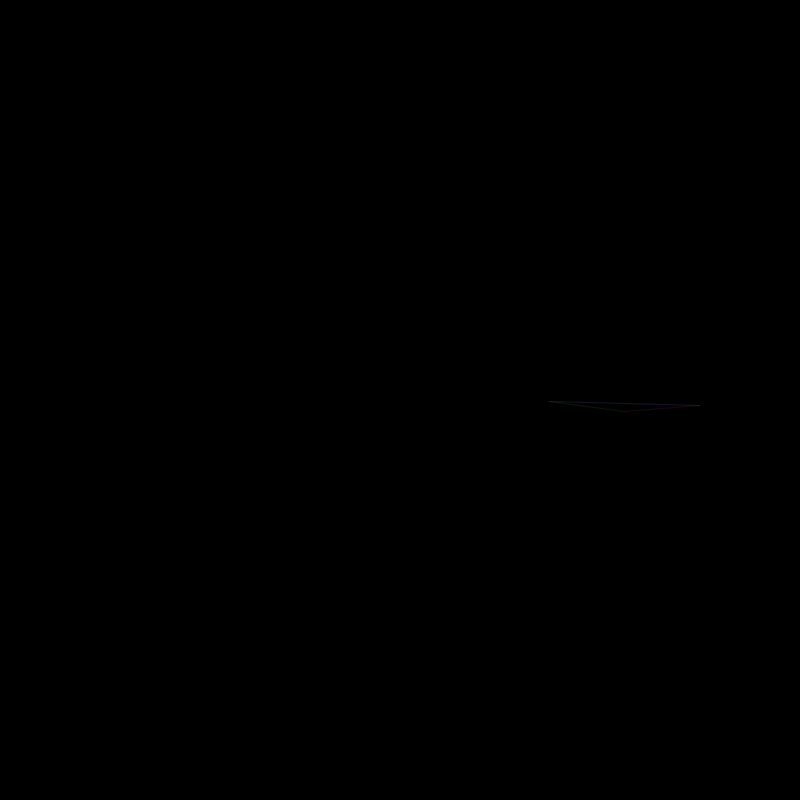
Frame 1 (no input)
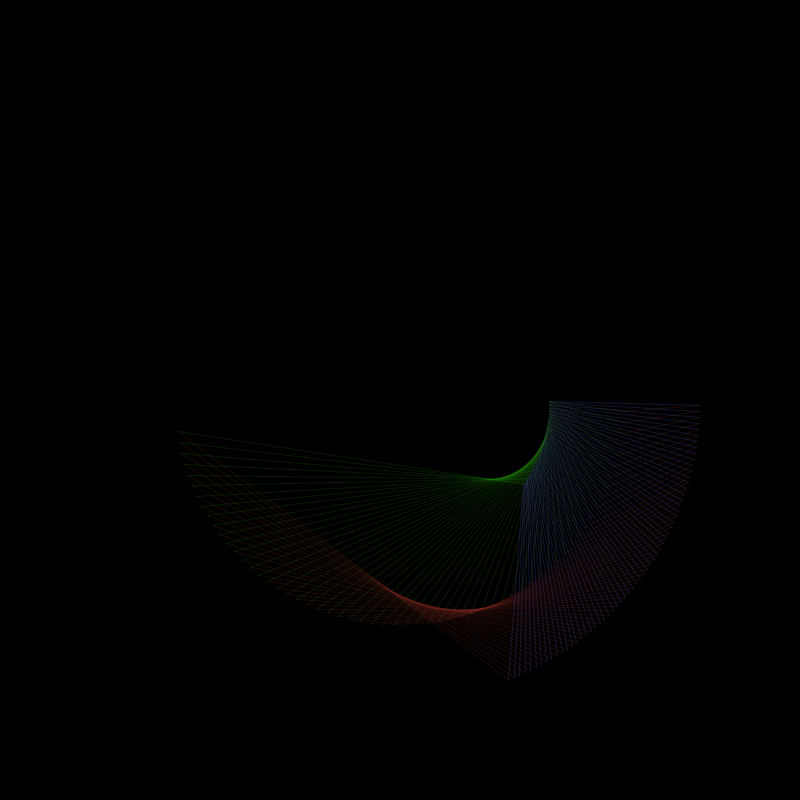
Frame 60 (the mouse pressed at the canvas centre just before this capture)
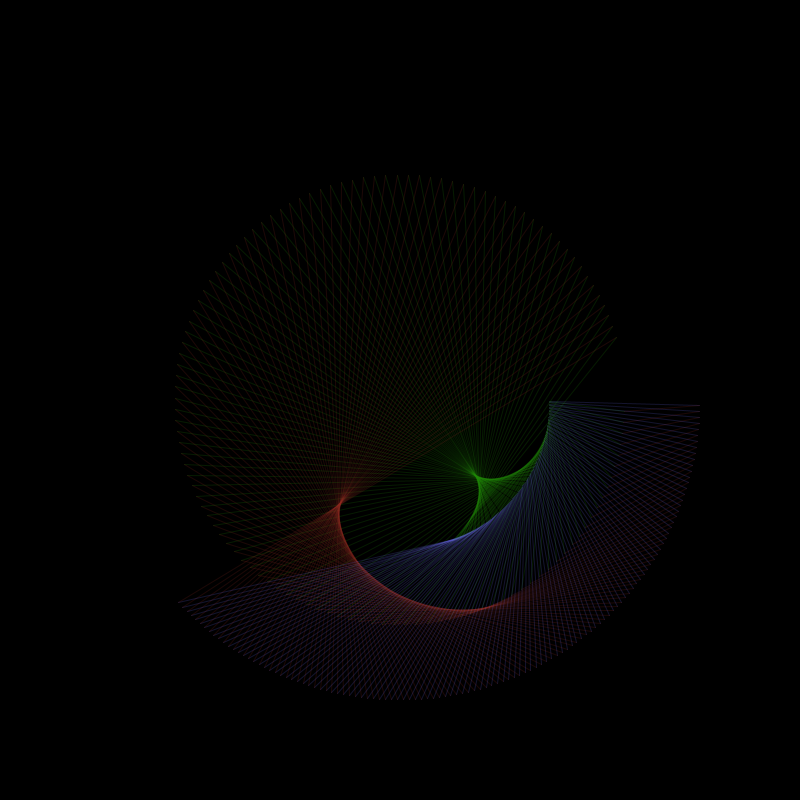
Frame 120 (the mouse held since frame 60 and released just before this capture)

The Processing sketch that drew these frames (run headless with seeded random() and noise(); from frame 60 on, the mouse is pressed at the canvas centre):

// Processing sketch: day07_homework
// ── day07_homework.pde
PVector posA, posB, posC;

void setup(){
  size(800, 800);
  background(0);
  frameRate(50);
  rotate(radians(90));
  posA = new PVector();
  posB = new PVector();
  posC = new PVector();
  
}

void draw(){
  float r1 = 300;
  float speed1 = frameCount/100.0 * 2;
  
  posA.x = r1 * cos(speed1);
  posA.y = r1 * sin(speed1);
  
  float r2 = 150;
  float speed2 = frameCount/100.0;  
  
  posB.x = r2 * cos(speed2);
  posB.y = r2 * sin(speed2);
  
  float r3 = 225;
  float speed3 = frameCount/100.0 * 5;

  posC.x = r3 * cos(speed3);
  posC.y = r3 * sin(speed3);
  
  
  translate(width/2, height/2);
  stroke(100,100,233,50);
  line(posA.x, posA.y, posB.x, posB.y);
  stroke(33,140,3,50);
  line(posB.x, posB.y, posC.x, posC.y);
  stroke(145,40,33,50);
  line(posC.x, posC.y, posA.x, posA.y);
}
